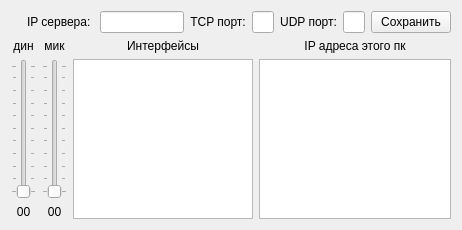
<?xml version="1.0" encoding="UTF-8"?>
<ui version="4.0">
 <class>SettingsWindow</class>
 <widget class="QWidget" name="SettingsWindow">
  <property name="geometry">
   <rect>
    <x>0</x>
    <y>0</y>
    <width>462</width>
    <height>230</height>
   </rect>
  </property>
  <property name="windowTitle">
   <string>Настройки домофона</string>
  </property>
  <layout class="QVBoxLayout" name="verticalLayout">
   <item>
    <layout class="QHBoxLayout" name="horizontalLayout_top">
     <item>
      <spacer name="horizontalSpacer">
       <property name="orientation">
        <enum>Qt::Horizontal</enum>
       </property>
       <property name="sizeHint" stdset="0">
        <size>
         <width>40</width>
         <height>20</height>
        </size>
       </property>
      </spacer>
     </item>
     <item>
      <widget class="QLabel" name="label_3">
       <property name="text">
        <string>IP сервера: </string>
       </property>
      </widget>
     </item>
     <item>
      <widget class="QLineEdit" name="lineEditIP"/>
     </item>
     <item>
      <widget class="QLabel" name="label">
       <property name="text">
        <string>TCP порт:</string>
       </property>
       <property name="alignment">
        <set>Qt::AlignCenter</set>
       </property>
      </widget>
     </item>
     <item>
      <widget class="QLineEdit" name="lineEditPortTCP">
       <property name="minimumSize">
        <size>
         <width>0</width>
         <height>0</height>
        </size>
       </property>
       <property name="maximumSize">
        <size>
         <width>40</width>
         <height>16777215</height>
        </size>
       </property>
      </widget>
     </item>
     <item>
      <widget class="QLabel" name="label_2">
       <property name="text">
        <string>UDP порт:</string>
       </property>
       <property name="alignment">
        <set>Qt::AlignCenter</set>
       </property>
      </widget>
     </item>
     <item>
      <widget class="QLineEdit" name="lineEditPortUDP">
       <property name="maximumSize">
        <size>
         <width>40</width>
         <height>16777215</height>
        </size>
       </property>
      </widget>
     </item>
     <item>
      <widget class="QPushButton" name="pushButtonSave">
       <property name="text">
        <string>Сохранить</string>
       </property>
      </widget>
     </item>
    </layout>
   </item>
   <item>
    <layout class="QGridLayout" name="gridLayout">
     <item row="5" column="0">
      <widget class="QLabel" name="labelSpkVol">
       <property name="maximumSize">
        <size>
         <width>16777215</width>
         <height>15</height>
        </size>
       </property>
       <property name="text">
        <string>00</string>
       </property>
       <property name="alignment">
        <set>Qt::AlignCenter</set>
       </property>
      </widget>
     </item>
     <item row="1" column="2" colspan="2">
      <widget class="QLabel" name="label_4">
       <property name="text">
        <string>Интерфейсы</string>
       </property>
       <property name="alignment">
        <set>Qt::AlignCenter</set>
       </property>
      </widget>
     </item>
     <item row="1" column="4">
      <widget class="QLabel" name="label_5">
       <property name="text">
        <string>IP адреса этого пк</string>
       </property>
       <property name="alignment">
        <set>Qt::AlignCenter</set>
       </property>
      </widget>
     </item>
     <item row="5" column="1">
      <widget class="QLabel" name="labelMicSens">
       <property name="maximumSize">
        <size>
         <width>16777215</width>
         <height>15</height>
        </size>
       </property>
       <property name="text">
        <string>00</string>
       </property>
       <property name="alignment">
        <set>Qt::AlignCenter</set>
       </property>
      </widget>
     </item>
     <item row="2" column="1" rowspan="3">
      <widget class="QSlider" name="verticalSliderMic">
       <property name="orientation">
        <enum>Qt::Vertical</enum>
       </property>
       <property name="tickPosition">
        <enum>QSlider::TicksBothSides</enum>
       </property>
      </widget>
     </item>
     <item row="2" column="0" rowspan="3">
      <widget class="QSlider" name="verticalSliderSpk">
       <property name="sizePolicy">
        <sizepolicy hsizetype="Preferred" vsizetype="Expanding">
         <horstretch>0</horstretch>
         <verstretch>0</verstretch>
        </sizepolicy>
       </property>
       <property name="orientation">
        <enum>Qt::Vertical</enum>
       </property>
       <property name="tickPosition">
        <enum>QSlider::TicksBothSides</enum>
       </property>
      </widget>
     </item>
     <item row="1" column="1">
      <widget class="QLabel" name="label_6">
       <property name="text">
        <string>мик</string>
       </property>
       <property name="alignment">
        <set>Qt::AlignCenter</set>
       </property>
      </widget>
     </item>
     <item row="1" column="0">
      <widget class="QLabel" name="label_7">
       <property name="text">
        <string>дин</string>
       </property>
       <property name="alignment">
        <set>Qt::AlignCenter</set>
       </property>
      </widget>
     </item>
     <item row="2" column="2" rowspan="4" colspan="2">
      <widget class="QListWidget" name="listWidgetInterfaces">
       <property name="minimumSize">
        <size>
         <width>180</width>
         <height>0</height>
        </size>
       </property>
      </widget>
     </item>
     <item row="2" column="4" rowspan="4">
      <widget class="QListWidget" name="listWidgetIPs">
       <property name="minimumSize">
        <size>
         <width>180</width>
         <height>0</height>
        </size>
       </property>
      </widget>
     </item>
    </layout>
   </item>
  </layout>
 </widget>
 <resources/>
 <connections/>
</ui>
